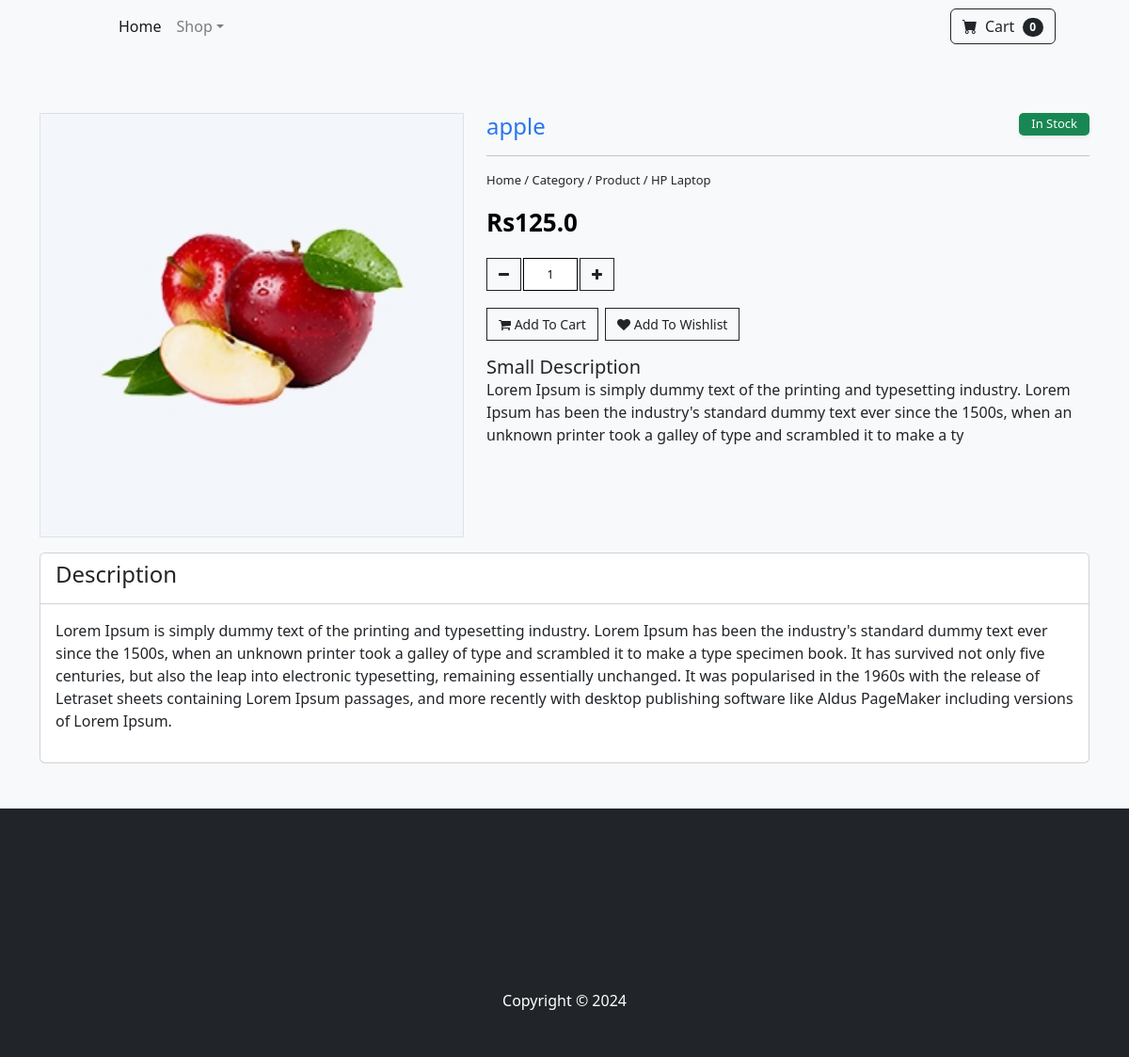
Page /product/1 on the committed database.
### store/models.py (models this page shows, shortened)
class Product(models.Model):
	name = models.CharField(max_length=200)
	price = models.FloatField()
	digital = models.BooleanField(default=False,null=True, blank=True)
	image = models.ImageField(null=True, blank=True,upload_to='images/product')

### store/views.py (the view)
# urls.py: path('product/<int:id>',views.product,name='product')
def product(request,id):
    product_view = Product.objects.get(id=id)
    context={
        'product_view':product_view
    }
    return render(request,'product/product.html',context)

### Templates/product/product.html (shortened to what this page needs)
{% extends 'index.html' %}
{% block content %}
{% load static %}
<div class="py-3 py-md-5 bg-light">
    <div class="container">
        <div class="row">
            <div class="col-md-5 mt-3">
                <div class="bg-white border">
                    <img src="{{ product_view.image.url }}" class="w-100" alt="Img">
                </div>
            </div>
            <div class="col-md-7 mt-3">
                <div class="product-view">
                    <h4 class="product-name">
                        {{ product_view.name }}
                        <label class="label-stock bg-success">In Stock</label>
                    </h4>
                    <hr>
                    <p class="product-path">
                        Home / Category / Product / HP Laptop
                    </p>
                    <div>
                        <span class="selling-price">Rs{{ product_view.price }}</span>
                    </div>
                    <div class="mt-2">
                        <div class="input-group">
                            <span class="btn btn1"><i class="fa fa-minus"></i></span>
                            <input type="text" value="1" class="input-quantity" />
                            <span class="btn btn1"><i class="fa fa-plus"></i></span>
                        </div>
                    </div>
                    <div class="mt-2">
                        <a href="" class="btn btn1"> <i class="fa fa-shopping-cart"></i> Add To Cart</a>
                        <a href="" class="btn btn1"> <i class="fa fa-heart"></i> Add To Wishlist </a>
                    </div>
                    <div class="mt-3">
                        <h5 class="mb-0">Small Description</h5>
                        <p>
                            Lorem Ipsum is simply dummy text of the printing and typesetting industry. Lorem Ipsum has been the industry's standard dummy text ever since the 1500s, when an unknown printer took a galley of type and scrambled it to make a ty
                        </p>
                    </div>
                </div>
            </div>
        </div>
        <div class="row">
            <div class="col-md-12 mt-3">
                <div class="card">
                    <div class="card-header bg-white">
                        <h4>Description</h4>
                    </div>
                    <div class="card-body">
                        <p>
                            Lorem Ipsum is simply dummy text of the printing and typesetting industry. Lorem Ipsum has been the industry's standard dummy text ever since the 1500s, when an unknown printer took a galley of type and scrambled it to make a type specimen book. It has survived not only five centuries, but also the leap into electronic typesetting, remaining essentially unchanged. It was popularised in the 1960s with the release of Letraset sheets containing Lorem Ipsum passages, and more recently with desktop publishing software like Aldus PageMaker including versions of Lorem Ipsum.
                        </p>
                    </div>
                </div>
            </div>
        </div>
    </div>
</div>
{% endblock %}

### static/css/product.css (style rules this page uses)
.product-view .product-name { font-size: 24px; color: #2874f0; }
.product-view .product-name .label-stock { font-size: 13px; padding: 4px 13px; border-radius: 5px; color: #fff; box-shadow: 0 0.125rem 0.25rem rgb(0 0 0 / 8%); float: right; }
.product-view .product-path { font-size: 13px; font-weight: 500; color: #252525; margin-bottom: 16px; }
.product-view .selling-price { font-size: 26px; color: #000; font-weight: 600; margin-right: 8px; }
.product-view .btn1 { border: 1px solid; margin-right: 3px; border-radius: 0px; font-size: 14px; margin-top: 10px; }
.product-view .input-quantity { border: 1px solid #000; margin-right: 3px; font-size: 12px; margin-top: 10px; width: 58px; outline: none; text-align: center; }

### rows in the picture
Product: image (picture), name "apple", price "125.0"
